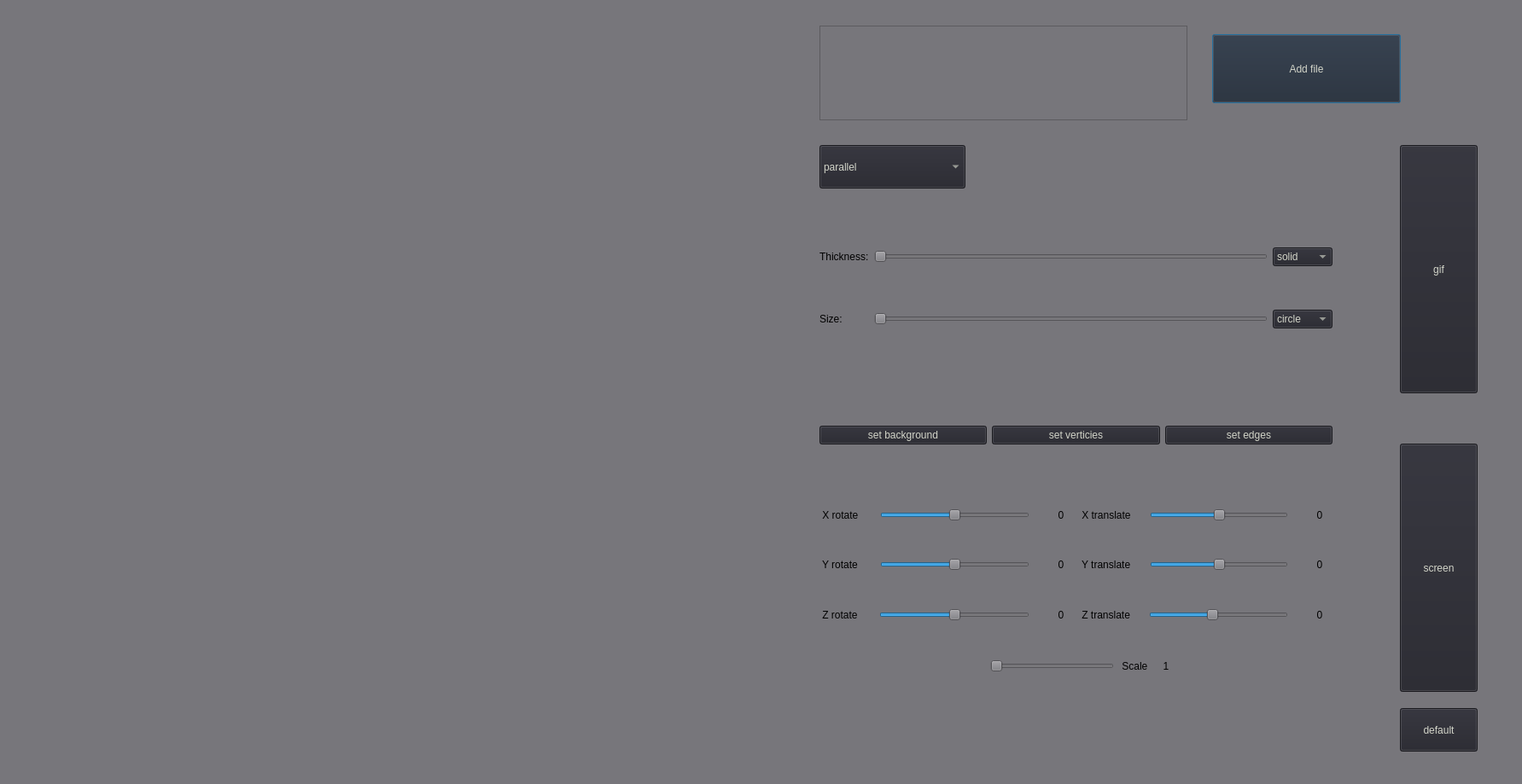
<?xml version="1.0" encoding="UTF-8"?>
<ui version="4.0">
 <class>Mainwindow</class>
 <widget class="QDialog" name="Mainwindow">
  <property name="geometry">
   <rect>
    <x>0</x>
    <y>0</y>
    <width>1783</width>
    <height>919</height>
   </rect>
  </property>
  <property name="windowTitle">
   <string>3D_Viewer_v2</string>
  </property>
  <property name="styleSheet">
   <string notr="true">background-color: rgb(119, 118, 123);
border-top-color: rgb(36, 31, 49);</string>
  </property>
  <widget class="s21::glViewer" name="widget" native="true">
   <property name="geometry">
    <rect>
     <x>10</x>
     <y>10</y>
     <width>891</width>
     <height>851</height>
    </rect>
   </property>
  </widget>
  <widget class="QComboBox" name="projection">
   <property name="geometry">
    <rect>
     <x>960</x>
     <y>170</y>
     <width>171</width>
     <height>51</height>
    </rect>
   </property>
   <property name="styleSheet">
    <string notr="true">QComboBox {color: rgb(211, 213, 201); background-color: rgb(36, 36, 44);}</string>
   </property>
   <item>
    <property name="text">
     <string>parallel</string>
    </property>
   </item>
   <item>
    <property name="text">
     <string>central</string>
    </property>
   </item>
  </widget>
  <widget class="QPushButton" name="file_add">
   <property name="geometry">
    <rect>
     <x>1420</x>
     <y>40</y>
     <width>221</width>
     <height>81</height>
    </rect>
   </property>
   <property name="styleSheet">
    <string notr="true">QPushButton {color: rgb(211, 213, 201); background-color: rgb(36, 36, 44);}</string>
   </property>
   <property name="text">
    <string>Add file</string>
   </property>
  </widget>
  <widget class="QTextBrowser" name="info_box">
   <property name="geometry">
    <rect>
     <x>960</x>
     <y>30</y>
     <width>431</width>
     <height>111</height>
    </rect>
   </property>
  </widget>
  <widget class="QWidget" name="layoutWidget">
   <property name="geometry">
    <rect>
     <x>1160</x>
     <y>740</y>
     <width>221</width>
     <height>81</height>
    </rect>
   </property>
   <layout class="QHBoxLayout" name="horizontalLayout_scale">
    <item>
     <widget class="QSlider" name="horizontalSlider_scale">
      <property name="minimum">
       <number>1</number>
      </property>
      <property name="maximum">
       <number>20</number>
      </property>
      <property name="singleStep">
       <number>1</number>
      </property>
      <property name="value">
       <number>1</number>
      </property>
      <property name="sliderPosition">
       <number>1</number>
      </property>
      <property name="orientation">
       <enum>Qt::Horizontal</enum>
      </property>
      <property name="tickInterval">
       <number>1</number>
      </property>
     </widget>
    </item>
    <item>
     <widget class="QLabel" name="label_scale">
      <property name="styleSheet">
       <string notr="true"/>
      </property>
      <property name="text">
       <string> Scale</string>
      </property>
     </widget>
    </item>
    <item>
     <widget class="QLabel" name="label_value_scale">
      <property name="minimumSize">
       <size>
        <width>30</width>
        <height>0</height>
       </size>
      </property>
      <property name="baseSize">
       <size>
        <width>0</width>
        <height>0</height>
       </size>
      </property>
      <property name="styleSheet">
       <string notr="true"/>
      </property>
      <property name="text">
       <string>1</string>
      </property>
      <property name="alignment">
       <set>Qt::AlignCenter</set>
      </property>
     </widget>
    </item>
   </layout>
  </widget>
  <widget class="QWidget" name="horizontalLayoutWidget">
   <property name="geometry">
    <rect>
     <x>960</x>
     <y>580</y>
     <width>601</width>
     <height>164</height>
    </rect>
   </property>
   <layout class="QHBoxLayout" name="horizontalLayout_transformer">
    <item>
     <layout class="QVBoxLayout" name="verticalLayout_rotate">
      <property name="spacing">
       <number>22</number>
      </property>
      <property name="topMargin">
       <number>5</number>
      </property>
      <property name="bottomMargin">
       <number>5</number>
      </property>
      <item>
       <layout class="QHBoxLayout" name="horizontalLayout_rotate_x">
        <item>
         <widget class="QLabel" name="label_rotate_x">
          <property name="styleSheet">
           <string notr="true"/>
          </property>
          <property name="text">
           <string> X rotate </string>
          </property>
         </widget>
        </item>
        <item>
         <widget class="QSlider" name="horizontalSlider_rotate_x">
          <property name="minimum">
           <number>-180</number>
          </property>
          <property name="maximum">
           <number>180</number>
          </property>
          <property name="singleStep">
           <number>1000</number>
          </property>
          <property name="pageStep">
           <number>1000</number>
          </property>
          <property name="orientation">
           <enum>Qt::Horizontal</enum>
          </property>
          <property name="tickInterval">
           <number>1</number>
          </property>
         </widget>
        </item>
        <item>
         <widget class="QLabel" name="label_value_rotate_x">
          <property name="minimumSize">
           <size>
            <width>30</width>
            <height>0</height>
           </size>
          </property>
          <property name="baseSize">
           <size>
            <width>0</width>
            <height>0</height>
           </size>
          </property>
          <property name="styleSheet">
           <string notr="true"/>
          </property>
          <property name="text">
           <string>0</string>
          </property>
          <property name="alignment">
           <set>Qt::AlignCenter</set>
          </property>
         </widget>
        </item>
       </layout>
      </item>
      <item>
       <layout class="QHBoxLayout" name="horizontalLayout_rotate_y">
        <item>
         <widget class="QLabel" name="label_rotate_y">
          <property name="styleSheet">
           <string notr="true"/>
          </property>
          <property name="text">
           <string> Y rotate </string>
          </property>
         </widget>
        </item>
        <item>
         <widget class="QSlider" name="horizontalSlider_rotate_y">
          <property name="minimum">
           <number>-180</number>
          </property>
          <property name="maximum">
           <number>180</number>
          </property>
          <property name="singleStep">
           <number>100</number>
          </property>
          <property name="orientation">
           <enum>Qt::Horizontal</enum>
          </property>
         </widget>
        </item>
        <item>
         <widget class="QLabel" name="label_value_rotate_y">
          <property name="minimumSize">
           <size>
            <width>30</width>
            <height>0</height>
           </size>
          </property>
          <property name="baseSize">
           <size>
            <width>0</width>
            <height>0</height>
           </size>
          </property>
          <property name="styleSheet">
           <string notr="true"/>
          </property>
          <property name="text">
           <string>0</string>
          </property>
          <property name="alignment">
           <set>Qt::AlignCenter</set>
          </property>
         </widget>
        </item>
       </layout>
      </item>
      <item>
       <layout class="QHBoxLayout" name="horizontalLayout_rotate_z">
        <item>
         <widget class="QLabel" name="label_rotate_z">
          <property name="styleSheet">
           <string notr="true"/>
          </property>
          <property name="text">
           <string> Z rotate </string>
          </property>
         </widget>
        </item>
        <item>
         <widget class="QSlider" name="horizontalSlider_rotate_z">
          <property name="minimum">
           <number>-180</number>
          </property>
          <property name="maximum">
           <number>180</number>
          </property>
          <property name="singleStep">
           <number>100</number>
          </property>
          <property name="orientation">
           <enum>Qt::Horizontal</enum>
          </property>
         </widget>
        </item>
        <item>
         <widget class="QLabel" name="label_value_rotate_z">
          <property name="minimumSize">
           <size>
            <width>30</width>
            <height>0</height>
           </size>
          </property>
          <property name="baseSize">
           <size>
            <width>0</width>
            <height>0</height>
           </size>
          </property>
          <property name="styleSheet">
           <string notr="true"/>
          </property>
          <property name="text">
           <string>0</string>
          </property>
          <property name="alignment">
           <set>Qt::AlignCenter</set>
          </property>
         </widget>
        </item>
       </layout>
      </item>
     </layout>
    </item>
    <item>
     <layout class="QVBoxLayout" name="verticalLayout_translate">
      <property name="spacing">
       <number>22</number>
      </property>
      <property name="topMargin">
       <number>5</number>
      </property>
      <property name="bottomMargin">
       <number>5</number>
      </property>
      <item>
       <layout class="QHBoxLayout" name="horizontalLayout_translate_x">
        <item>
         <widget class="QLabel" name="label_translate_x">
          <property name="styleSheet">
           <string notr="true"/>
          </property>
          <property name="text">
           <string> X translate</string>
          </property>
         </widget>
        </item>
        <item>
         <widget class="QSlider" name="horizontalSlider_translate_x">
          <property name="minimum">
           <number>-50</number>
          </property>
          <property name="maximum">
           <number>50</number>
          </property>
          <property name="singleStep">
           <number>1</number>
          </property>
          <property name="pageStep">
           <number>10</number>
          </property>
          <property name="value">
           <number>0</number>
          </property>
          <property name="tracking">
           <bool>true</bool>
          </property>
          <property name="orientation">
           <enum>Qt::Horizontal</enum>
          </property>
          <property name="tickPosition">
           <enum>QSlider::NoTicks</enum>
          </property>
          <property name="tickInterval">
           <number>1</number>
          </property>
         </widget>
        </item>
        <item>
         <widget class="QLabel" name="label_value_translate_x">
          <property name="minimumSize">
           <size>
            <width>30</width>
            <height>0</height>
           </size>
          </property>
          <property name="baseSize">
           <size>
            <width>0</width>
            <height>0</height>
           </size>
          </property>
          <property name="styleSheet">
           <string notr="true"/>
          </property>
          <property name="text">
           <string>0</string>
          </property>
          <property name="alignment">
           <set>Qt::AlignCenter</set>
          </property>
         </widget>
        </item>
       </layout>
      </item>
      <item>
       <layout class="QHBoxLayout" name="horizontalLayout_translate_y">
        <item>
         <widget class="QLabel" name="label_translate_y">
          <property name="styleSheet">
           <string notr="true"/>
          </property>
          <property name="text">
           <string> Y translate</string>
          </property>
         </widget>
        </item>
        <item>
         <widget class="QSlider" name="horizontalSlider_translate_y">
          <property name="minimum">
           <number>-50</number>
          </property>
          <property name="maximum">
           <number>50</number>
          </property>
          <property name="orientation">
           <enum>Qt::Horizontal</enum>
          </property>
         </widget>
        </item>
        <item>
         <widget class="QLabel" name="label_value_translate_y">
          <property name="minimumSize">
           <size>
            <width>30</width>
            <height>0</height>
           </size>
          </property>
          <property name="baseSize">
           <size>
            <width>0</width>
            <height>0</height>
           </size>
          </property>
          <property name="styleSheet">
           <string notr="true"/>
          </property>
          <property name="text">
           <string>0</string>
          </property>
          <property name="alignment">
           <set>Qt::AlignCenter</set>
          </property>
         </widget>
        </item>
       </layout>
      </item>
      <item>
       <layout class="QHBoxLayout" name="horizontalLayout_translate_z">
        <item>
         <widget class="QLabel" name="label_translate_z">
          <property name="styleSheet">
           <string notr="true"/>
          </property>
          <property name="text">
           <string> Z translate</string>
          </property>
         </widget>
        </item>
        <item>
         <widget class="QSlider" name="horizontalSlider_translate_z">
          <property name="minimum">
           <number>-50</number>
          </property>
          <property name="maximum">
           <number>50</number>
          </property>
          <property name="value">
           <number>-5</number>
          </property>
          <property name="sliderPosition">
           <number>-5</number>
          </property>
          <property name="orientation">
           <enum>Qt::Horizontal</enum>
          </property>
          <property name="tickInterval">
           <number>100</number>
          </property>
         </widget>
        </item>
        <item>
         <widget class="QLabel" name="label_value_translate_z">
          <property name="minimumSize">
           <size>
            <width>30</width>
            <height>0</height>
           </size>
          </property>
          <property name="baseSize">
           <size>
            <width>0</width>
            <height>0</height>
           </size>
          </property>
          <property name="styleSheet">
           <string notr="true"/>
          </property>
          <property name="text">
           <string>0</string>
          </property>
          <property name="alignment">
           <set>Qt::AlignCenter</set>
          </property>
         </widget>
        </item>
       </layout>
      </item>
     </layout>
    </item>
   </layout>
  </widget>
  <widget class="QPushButton" name="gif">
   <property name="geometry">
    <rect>
     <x>1640</x>
     <y>170</y>
     <width>91</width>
     <height>291</height>
    </rect>
   </property>
   <property name="styleSheet">
    <string notr="true">QPushButton {color: rgb(211, 213, 201); background-color: rgb(36, 36, 44);}</string>
   </property>
   <property name="text">
    <string>gif</string>
   </property>
  </widget>
  <widget class="QPushButton" name="screen">
   <property name="geometry">
    <rect>
     <x>1640</x>
     <y>520</y>
     <width>91</width>
     <height>291</height>
    </rect>
   </property>
   <property name="styleSheet">
    <string notr="true">QPushButton {color: rgb(211, 213, 201); background-color: rgb(36, 36, 44);}</string>
   </property>
   <property name="text">
    <string>screen</string>
   </property>
  </widget>
  <widget class="QWidget" name="gridLayoutWidget">
   <property name="geometry">
    <rect>
     <x>960</x>
     <y>250</y>
     <width>601</width>
     <height>181</height>
    </rect>
   </property>
   <layout class="QGridLayout" name="gridLayout">
    <item row="1" column="0">
     <widget class="QLabel" name="Size_t">
      <property name="styleSheet">
       <string notr="true"/>
      </property>
      <property name="text">
       <string>Size:</string>
      </property>
     </widget>
    </item>
    <item row="0" column="2">
     <widget class="QComboBox" name="edge_type">
      <property name="styleSheet">
       <string notr="true">QComboBox {color: rgb(211, 213, 201); background-color: rgb(36, 36, 44);}</string>
      </property>
      <item>
       <property name="text">
        <string>solid</string>
       </property>
      </item>
      <item>
       <property name="text">
        <string>dashed</string>
       </property>
      </item>
     </widget>
    </item>
    <item row="0" column="0">
     <widget class="QLabel" name="thickn_t">
      <property name="styleSheet">
       <string notr="true"/>
      </property>
      <property name="text">
       <string>Thickness:</string>
      </property>
     </widget>
    </item>
    <item row="1" column="2">
     <widget class="QComboBox" name="vertex_type">
      <property name="styleSheet">
       <string notr="true">QComboBox {color: rgb(211, 213, 201); background-color: rgb(36, 36, 44);}

</string>
      </property>
      <item>
       <property name="text">
        <string>circle</string>
       </property>
      </item>
      <item>
       <property name="text">
        <string>square</string>
       </property>
      </item>
      <item>
       <property name="text">
        <string>none</string>
       </property>
      </item>
     </widget>
    </item>
    <item row="0" column="1">
     <widget class="QSlider" name="edge_thickness">
      <property name="minimum">
       <number>1</number>
      </property>
      <property name="orientation">
       <enum>Qt::Horizontal</enum>
      </property>
     </widget>
    </item>
    <item row="1" column="1">
     <widget class="QSlider" name="vetex_size">
      <property name="minimumSize">
       <size>
        <width>211</width>
        <height>32</height>
       </size>
      </property>
      <property name="minimum">
       <number>1</number>
      </property>
      <property name="orientation">
       <enum>Qt::Horizontal</enum>
      </property>
     </widget>
    </item>
   </layout>
  </widget>
  <widget class="QWidget" name="gridLayoutWidget_2">
   <property name="geometry">
    <rect>
     <x>960</x>
     <y>470</y>
     <width>601</width>
     <height>80</height>
    </rect>
   </property>
   <layout class="QGridLayout" name="gridLayout_2">
    <item row="0" column="3">
     <widget class="QPushButton" name="setEdg">
      <property name="styleSheet">
       <string notr="true">QPushButton {color: rgb(211, 213, 201); background-color: rgb(36, 36, 44);}</string>
      </property>
      <property name="text">
       <string>set edges</string>
      </property>
     </widget>
    </item>
    <item row="0" column="0">
     <widget class="QPushButton" name="setBackgr">
      <property name="styleSheet">
       <string notr="true">QPushButton {color: rgb(211, 213, 201); background-color: rgb(36, 36, 44);}</string>
      </property>
      <property name="text">
       <string>set background</string>
      </property>
     </widget>
    </item>
    <item row="0" column="1">
     <widget class="QPushButton" name="setVert">
      <property name="styleSheet">
       <string notr="true">QPushButton {color: rgb(211, 213, 201); background-color: rgb(36, 36, 44);}</string>
      </property>
      <property name="text">
       <string>set verticies</string>
      </property>
     </widget>
    </item>
   </layout>
  </widget>
  <widget class="QPushButton" name="pushButton">
   <property name="geometry">
    <rect>
     <x>1640</x>
     <y>830</y>
     <width>91</width>
     <height>51</height>
    </rect>
   </property>
   <property name="styleSheet">
    <string notr="true">QPushButton {color: rgb(211, 213, 201); background-color: rgb(36, 36, 44);}</string>
   </property>
   <property name="text">
    <string>default</string>
   </property>
  </widget>
 </widget>
 <customwidgets>
  <customwidget>
   <class>s21::glViewer</class>
   <extends>QWidget</extends>
   <header>glViewer.h</header>
   <container>1</container>
  </customwidget>
 </customwidgets>
 <resources/>
 <connections/>
</ui>
